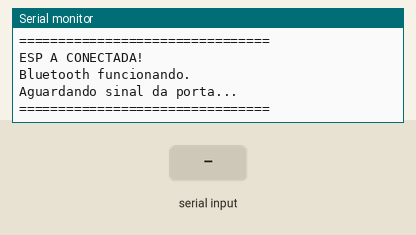
Simulated run of this sketch. Board: ESP32. On the bench: the last lines printed to the serial monitor. The inputs (shaded band) are chosen by the test bench. Nothing arrives over Bluetooth unless stated.

Above: at 1.2 s.
1.3 s: "1\n" received over the second serial link
At 2.1 s:
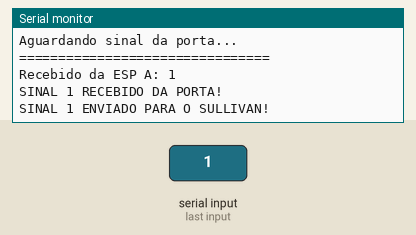
2.8 s: "0\n" received over the second serial link
At 3.2 s:
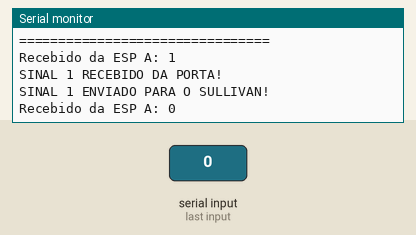
4.3 s: "2\n" received over the second serial link
At 5.5 s:
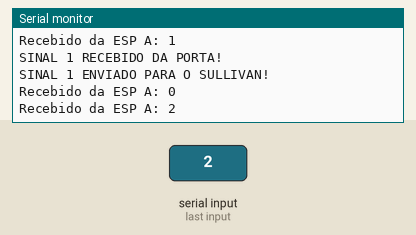

The sketch:

ESP_SLAVE.ino
```cpp
#include "BluetoothSerial.h"

BluetoothSerial SerialBT;
HardwareSerial SerialMega(2);

// Comunicação ESP B <-> Sullivan
const int RX_MEGA = 16;
const int TX_MEGA = 17;

bool conectadoComA = false;
bool sinalRecebido = false;

void setup() {
  Serial.begin(115200);

  // ESP B <-> Sullivan
  SerialMega.begin(9600, SERIAL_8N1, RX_MEGA, TX_MEGA);

  // ESP B = SLAVE
  SerialBT.begin("ESP_B");

  Serial.println("================================");
  Serial.println("ESP B INICIADA");
  Serial.println("ESP B = SLAVE");
  Serial.println("Aguardando ESP A...");
  Serial.println("================================");
}

void loop() {

  // ==========================================
  // VERIFICAR CONEXAO COM ESP A
  // ==========================================

  bool estadoAtual = SerialBT.connected();

  if (estadoAtual && !conectadoComA) {

    conectadoComA = true;

    Serial.println("================================");
    Serial.println("ESP A CONECTADA!");
    Serial.println("Bluetooth funcionando.");
    Serial.println("Aguardando sinal da porta...");
    Serial.println("================================");
  }

  if (!estadoAtual && conectadoComA) {

    conectadoComA = false;

    Serial.println("ESP A DESCONECTADA!");
    Serial.println("Aguardando reconexao...");
  }

  // ==========================================
  // ESP A -> ESP B -> SULLIVAN
  // ==========================================

  if (SerialBT.available()) {

    String mensagem = SerialBT.readStringUntil('\n');
    mensagem.trim();

    Serial.print("Recebido da ESP A: ");
    Serial.println(mensagem);

    if (mensagem == "1" && !sinalRecebido) {

      sinalRecebido = true;

      Serial.println("SINAL 1 RECEBIDO DA PORTA!");

      // Envia para o Arduino do Sullivan
      SerialMega.println("1");

      Serial.println("SINAL 1 ENVIADO PARA O SULLIVAN!");
    }
  }
}
```

Measured:
- after the input at 1.3 s, the serial monitor: prints a new line at once (image 1)
- after the input at 2.8 s, the serial monitor: prints a new line at once (image 2)
- after the input at 4.3 s, the serial monitor: prints a new line at once (image 3)
